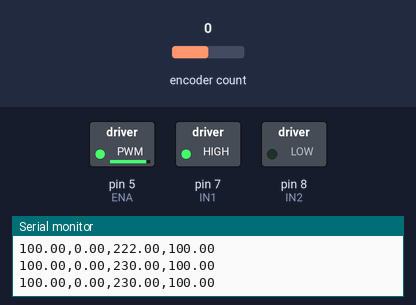
The sketch below on a simulated Arduino Uno, built with avr-gcc and run on an emulated ATmega328P. On the bench: switched loads named in the sketch (green lamp = pin HIGH), the last lines printed to the serial monitor. Inputs (shaded band) come from the test bench; at power-on: encoder count 0.

Above: at 1.2 s.
1.3 s: encoder count set to 4
At 1.45 s:
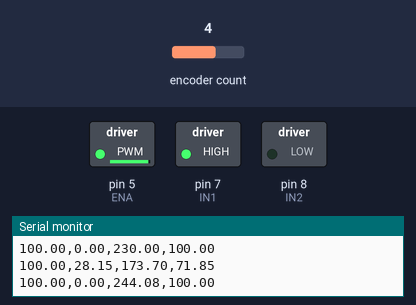
2.9 s: encoder count set to 5
At 3.05 s:
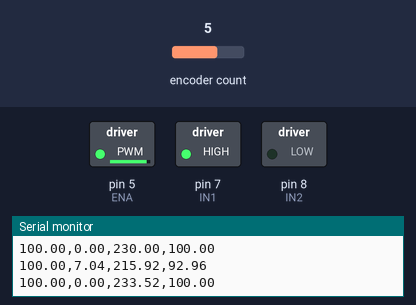
Timing chart, 0 to 5.9 s (numbered marks = the images above; inputs shaded):
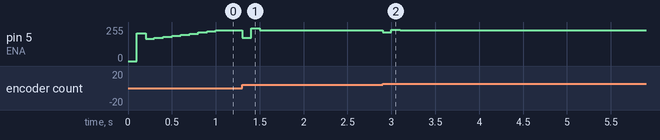

Measured:
- after the input at 1.3 s, pin 5 (ENA): 230/255 → 173/255 at once, → 244/255 0.10 s later, → 230/255 0.10 s later
- after the input at 2.9 s, pin 5 (ENA): 230/255 → 215/255 at once, → 233/255 0.10 s later, → 230/255 0.10 s later

The sketch:

pid_speed_control.ino
```cpp
// ══════════════════════════════════════════════════════
//  PID Speed Controller — Fase 3
//  Gonzalo Gallego Gomez — EEBE UPC
//  Controla las RPM de un motor DC con encoder
//  usando un controlador PID implementado manualmente
// ══════════════════════════════════════════════════════

// ── LIBRERÍAS ──────────────────────────────────────────
#include <Encoder.h>
// Nota: implementamos el PID manualmente en lugar de usar
// la librería PID_v1, para entender cada línea del algoritmo

// ── PINES ──────────────────────────────────────────────
#define ENCODER_A 2
#define ENCODER_B 3
#define ENA       5
#define IN1       7
#define IN2       8

// ── OBJETO ENCODER ─────────────────────────────────────
Encoder motorEncoder(ENCODER_A, ENCODER_B);

// ── PARÁMETROS DEL MOTOR ───────────────────────────────
const int PULSOS_POR_VUELTA = 341;  // JGA25-370

// ── SETPOINT ───────────────────────────────────────────
// Velocidad objetivo en RPM
// Este es el valor que queremos mantener constante
float setpoint = 100.0;  // 100 RPM

// ── PARÁMETROS PID ─────────────────────────────────────
// Estos valores son el resultado del tuning
// Los ajustaremos cuando tengamos el hardware real
float Kp = 1.5;
float Ki = 0.8;
float Kd = 0.05;

// ── VARIABLES DEL CONTROLADOR PID ──────────────────────
float error          = 0;  // diferencia entre setpoint y RPM actual
float errorAnterior  = 0;  // error en la iteración anterior (para D)
float integrador     = 0;  // acumulador del término integral
float derivada       = 0;  // término derivativo
float salidaPID      = 0;  // resultado del cálculo PID (0-255)

// ── VARIABLES DE TIEMPO Y ENCODER ──────────────────────
long pulsosActuales  = 0;
long pulsosAnteriores = 0;
float RPM            = 0;
unsigned long tiempoAnterior = 0;
const int INTERVALO_MS = 100;  // calculamos PID cada 100ms

// ── SETUP ──────────────────────────────────────────────
void setup() {
  pinMode(ENA, OUTPUT);
  pinMode(IN1, OUTPUT);
  pinMode(IN2, OUTPUT);

  // Arrancamos siempre hacia adelante
  digitalWrite(IN1, HIGH);
  digitalWrite(IN2, LOW);

  Serial.begin(9600);
  Serial.println("setpoint,RPM,salidaPID,error");
  // Imprimimos cabecera CSV para poder graficar con Python
}

// ── LOOP ───────────────────────────────────────────────
void loop() {

  unsigned long tiempoActual = millis();

  if (tiempoActual - tiempoAnterior >= INTERVALO_MS) {

    // ── 1. LEER ENCODER Y CALCULAR RPM ─────────────────
    pulsosActuales = motorEncoder.read();
    long deltaPulsos = pulsosActuales - pulsosAnteriores;

    // Convertimos pulsos a RPM
    RPM = (deltaPulsos / (float)PULSOS_POR_VUELTA)
          * (1000.0 / INTERVALO_MS)
          * 60.0;

    // Tomamos valor absoluto — el PID controla magnitud,
    // la dirección la fijamos con IN1/IN2
    RPM = abs(RPM);

    // ── 2. CALCULAR ERROR ───────────────────────────────
    // Error = lo que queremos - lo que tenemos
    // Si error > 0 el motor va lento → hay que acelerar
    // Si error < 0 el motor va rápido → hay que frenar
    error = setpoint - RPM;

    // ── 3. TÉRMINO PROPORCIONAL ─────────────────────────
    // Reacciona al error actual
    // Mayor error → mayor corrección
    float termP = Kp * error;

    // ── 4. TÉRMINO INTEGRAL ─────────────────────────────
    // Acumula el error a lo largo del tiempo
    // Elimina el error en estado estacionario
    integrador += error * (INTERVALO_MS / 1000.0);

    // Anti-windup: limitamos el integrador para evitar
    // que se acumule demasiado y cause inestabilidad
    integrador = constrain(integrador, -100, 100);

    float termI = Ki * integrador;

    // ── 5. TÉRMINO DERIVATIVO ───────────────────────────
    // Reacciona a la velocidad de cambio del error
    // Anticipa el comportamiento futuro y reduce overshoot
    derivada = (error - errorAnterior) / (INTERVALO_MS / 1000.0);
    float termD = Kd * derivada;

    // ── 6. SUMA PID ─────────────────────────────────────
    salidaPID = termP + termI + termD;

    // Limitamos la salida entre 0 y 255 (rango del PWM)
    // constrain() es equivalente a clip() en numpy
    salidaPID = constrain(salidaPID, 0, 255);

    // ── 7. APLICAR AL MOTOR ─────────────────────────────
    analogWrite(ENA, (int)salidaPID);

    // ── 8. ENVIAR DATOS AL PC ───────────────────────────
    // Formato CSV para poder leerlo con Python
    Serial.print(setpoint);  Serial.print(",");
    Serial.print(RPM);        Serial.print(",");
    Serial.print(salidaPID);  Serial.print(",");
    Serial.println(error);

    // ── 9. GUARDAR VALORES PARA SIGUIENTE ITERACIÓN ────
    errorAnterior  = error;
    pulsosAnteriores = pulsosActuales;
    tiempoAnterior = tiempoActual;
  }
}
```
